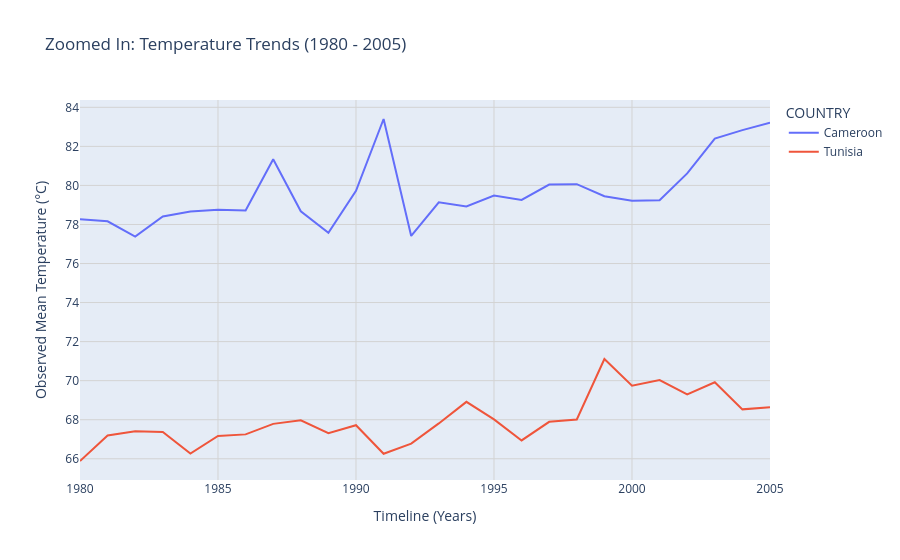

Source (notebook cell):
### Code cell
fig2.update_xaxes(dtick=5, gridcolor='LightGray')
fig2.update_yaxes(gridcolor='LightGray')

fig2.show()

### Figure 1 — Plotly figure (JSON) as saved in the notebook; plotly's stock layout.template omitted (floating-point values rounded to 4 significant figures)
{"data": [{"hovertemplate": "COUNTRY=Cameroon<br>Timeline (Years)=%{x}<br>Observed Mean Temperature (°C)=%{y}<extra></extra>", "legendgroup": "Cameroon", "line": {"color": "#636efa", "dash": "solid"}, "marker": {"symbol": "circle"}, "mode": "lines", "name": "Cameroon", "orientation": "v", "showlegend": true, "type": "scatter", "x": [1980, 1981, 1982, 1983, 1984, 1985, 1986, 1987, 1988, 1989, 1990, 1991, 1992, 1993, 1994, 1995, 1996, 1997, 1998, 1999, 2000, 2001, 2002, 2003, 2004, 2005], "xaxis": "x", "y": [78.26, 78.16, 77.38, 78.41, 78.67, 78.75, 78.72, 81.34, 78.68, 77.57, 79.73, 83.4, 77.41, 79.13, 78.93, 79.48, 79.26, 80.04, 80.06, 79.44, 79.21, 79.24, 80.61, 82.4, 82.83, 83.22], "yaxis": "y"}, {"hovertemplate": "COUNTRY=Tunisia<br>Timeline (Years)=%{x}<br>Observed Mean Temperature (°C)=%{y}<extra></extra>", "legendgroup": "Tunisia", "line": {"color": "#EF553B", "dash": "solid"}, "marker": {"symbol": "circle"}, "mode": "lines", "name": "Tunisia", "orientation": "v", "showlegend": true, "type": "scatter", "x": [1980, 1981, 1982, 1983, 1984, 1985, 1986, 1987, 1988, 1989, 1990, 1991, 1992, 1993, 1994, 1995, 1996, 1997, 1998, 1999, 2000, 2001, 2002, 2003, 2004, 2005], "xaxis": "x", "y": [65.89, 67.19, 67.41, 67.37, 66.27, 67.17, 67.25, 67.79, 67.97, 67.31, 67.72, 66.26, 66.77, 67.81, 68.92, 68.02, 66.94, 67.89, 68.01, 71.11, 69.75, 70.03, 69.3, 69.92, 68.53, 68.64], "yaxis": "y"}], "layout": {"legend": {"title": {"text": "COUNTRY"}, "tracegroupgap": 0}, "title": {"text": "Zoomed In: Temperature Trends (1980 - 2005)"}, "xaxis": {"anchor": "y", "domain": [0, 1], "dtick": 5, "gridcolor": "LightGray", "title": {"text": "Timeline (Years)"}}, "yaxis": {"anchor": "x", "domain": [0, 1], "gridcolor": "LightGray", "title": {"text": "Observed Mean Temperature (°C)"}}}}
